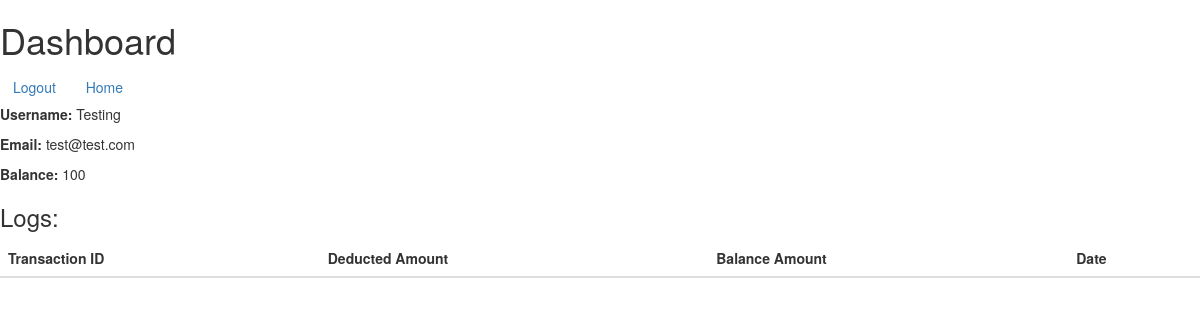
Page /dashboard (signed in) on the committed database.
### web/app.py (models this page shows, shortened)
class User(db.Model):
    id = db.Column(db.Integer, primary_key=True)
    username = db.Column(db.String(20), unique=True, nullable=False)
    email = db.Column(db.String(120), unique=True, nullable=False)
    password = db.Column(db.String(60), nullable=False)
    is_admin = db.Column(db.Boolean, default=False)

class Balance(db.Model):
    id = db.Column(db.Integer, primary_key=True)
    username = db.Column(db.Integer, db.ForeignKey('user.id'), nullable=False)
    balance = db.Column(db.Integer, nullable=False, default=0)

### web/app.py (the view)
@app.route('/dashboard')
def dashboard():
    if session['username']:
        user = User.query.filter_by(username=session['username']).first()
        amount = Balance.query.filter_by(username=session['username']).first()
        logs = AmountLogs.query.filter_by(username=session['username']).order_by(AmountLogs.time.desc()).all()
        return render_template('dashboard.html', user=user, email=session['email'], amount=amount, logs=logs)
    return render_template('login.html', error='You are not logged in')

### web/templates/dashboard.html (shortened to what this page needs)
<!DOCTYPE html>
<html lang="en">
<head>
    <link rel="stylesheet" href="https://maxcdn.bootstrapcdn.com/bootstrap/3.4.1/css/bootstrap.min.css">
</head>
<body>
    <h1>Dashboard</h1>
    <a href="{{ url_for('logout') }}" class="btn btn-dark" >Logout</a>
    <a href="{{ url_for('home') }}" class="btn btn-dark" >Home</a>
    <p><b>Username: </b> {{user.username}} </p>
    <p><b>Email: </b> {{user.email}} </p>
    {% if amount.balance %}
    <p><b>Balance: </b> {{amount.balance}} </p>
    {% else %}
    <p><b>Balance: </b> 0 </p>
    {% endif %}
    <h3>Logs:</h3>
    <table class="table">
        <thead>
            <tr>
                <th>Transaction ID</th>
                <th>Deducted Amount</th>
                <th>Balance Amount</th>
                <th>Date</th>
            </tr>
        </thead>
</body>
</html>

### rows in the picture
User: username "Testing", email "test@test.com"
Balance: balance "100"
